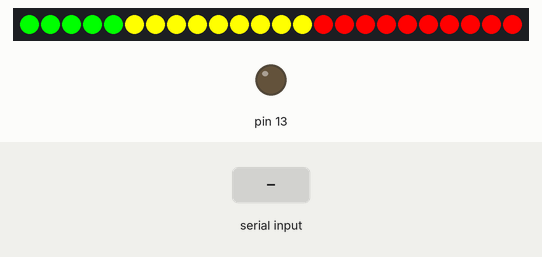
This sketch was run on a simulated Arduino Uno, built with avr-gcc and run on an emulated ATmega328P. Parts: 24 RGB LEDs in strip order, left to right, output pins drawn as LEDs (lit = HIGH). Dashed ring = blinking. The inputs (shaded band) are chosen by the test bench.

Above: at 1.2 s.
1.3 s: "1" received over Serial
At 3.1 s:
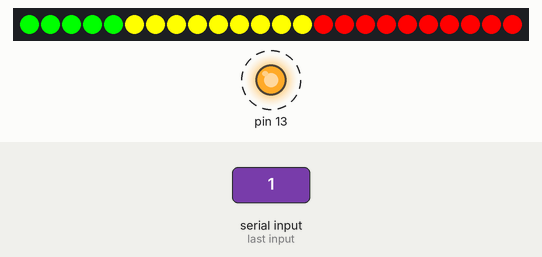
Timing chart, 0 to 10.3 s (numbered marks = the images above; inputs shaded):
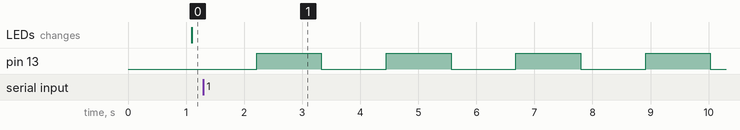

The sketch:

traveller.ino
```cpp
#include <Wire.h>
#include "Adafruit_LEDBackpack.h"
#include "Adafruit_GFX.h"

Adafruit_24bargraph bar = Adafruit_24bargraph();


// the setup function runs once when you press reset or power the board
void setup() {
  // initialize digital pin 13 as an output.
  pinMode(13, OUTPUT);
  Serial.begin(9600);
  bar.begin(0x71);  // pass in the address

  for (uint8_t b = 0; b < 24; b++ ) {
    if ((b % 3) == 0)  bar.setBar(b, LED_RED);
    if ((b % 3) == 1)  bar.setBar(b, LED_YELLOW);
    if ((b % 3) == 2)  bar.setBar(b, LED_GREEN);
  }
  bar.writeDisplay();
}

bool ledBlink = HIGH;
byte timer = 0;
byte numLed = 24;

// the loop function runs over and over again forever
void loop() {
  timer = (timer + 1) % 50;
  checkSerial();
  if (timer == 0) {
    ledBlink = !ledBlink;
    digitalWrite(13, ledBlink);
  }
  updateBarGraph(numLed);
  delay(20);
}

void checkSerial() {
  if (Serial.available() == false) {
    return;
  }

  char buffer[1];
  byte len = Serial.readBytes(buffer, 1);
  if (len != 1) {
    return;
  }

  numLed = ((byte)buffer[0]) - 65;
  if (numLed >= 0 && numLed <= 24) {
    updateBarGraph(numLed);
  }
}

void updateBarGraph(byte numLed) {
  for (uint8_t b = 1; b < 25; b++ ) {
    if (b < 15 && numLed > (b - 1)) {
      // 14 Minuten Restanzeige
      if (b < 6) {
        bar.setBar(b-1, LED_GREEN);
      } else {
        bar.setBar(b-1, LED_YELLOW);
      }
      continue;
    } else {
      if (b > 14 && (b - 1) < numLed) {
        bar.setBar(b-1, LED_RED);
      } else {
        bar.setBar(b-1, LED_OFF);
      }
    }
  }
  //bar.setBar(25-(timer % 25), LED_GREEN);
  //blink letzte LED
  if (ledBlink == HIGH) {
    bar.setBar(numLed - 1, LED_OFF);
  }
  bar.writeDisplay();
}
```

Measured:
- by itself, pin 13: alternates HIGH for 1.1 s and LOW for 1.1 s
